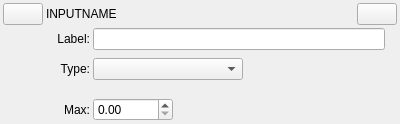
<?xml version="1.0" encoding="UTF-8"?>
<ui version="4.0">
 <class>JSONGUIInputAudioFFT</class>
 <widget class="QWidget" name="JSONGUIInputAudioFFT">
  <property name="geometry">
   <rect>
    <x>0</x>
    <y>0</y>
    <width>400</width>
    <height>124</height>
   </rect>
  </property>
  <property name="windowTitle">
   <string>Form</string>
  </property>
  <layout class="QVBoxLayout" name="verticalLayout">
   <property name="spacing">
    <number>3</number>
   </property>
   <property name="leftMargin">
    <number>3</number>
   </property>
   <property name="topMargin">
    <number>3</number>
   </property>
   <property name="rightMargin">
    <number>3</number>
   </property>
   <property name="bottomMargin">
    <number>3</number>
   </property>
   <item>
    <layout class="QGridLayout" name="gridLayout">
     <item row="0" column="0">
      <widget class="QPushButton" name="pushButton">
       <property name="sizePolicy">
        <sizepolicy hsizetype="Fixed" vsizetype="Fixed">
         <horstretch>0</horstretch>
         <verstretch>0</verstretch>
        </sizepolicy>
       </property>
       <property name="text">
        <string/>
       </property>
      </widget>
     </item>
     <item row="0" column="1">
      <widget class="QLabel" name="label">
       <property name="text">
        <string>INPUTNAME</string>
       </property>
       <property name="alignment">
        <set>Qt::AlignLeading|Qt::AlignLeft|Qt::AlignVCenter</set>
       </property>
      </widget>
     </item>
     <item row="0" column="2">
      <widget class="QPushButton" name="pushButton_2">
       <property name="sizePolicy">
        <sizepolicy hsizetype="Fixed" vsizetype="Fixed">
         <horstretch>0</horstretch>
         <verstretch>0</verstretch>
        </sizepolicy>
       </property>
       <property name="text">
        <string/>
       </property>
      </widget>
     </item>
    </layout>
   </item>
   <item>
    <layout class="QFormLayout" name="formLayout">
     <property name="fieldGrowthPolicy">
      <enum>QFormLayout::ExpandingFieldsGrow</enum>
     </property>
     <property name="verticalSpacing">
      <number>8</number>
     </property>
     <property name="leftMargin">
      <number>12</number>
     </property>
     <property name="rightMargin">
      <number>12</number>
     </property>
     <item row="0" column="0">
      <widget class="QLabel" name="label_2">
       <property name="minimumSize">
        <size>
         <width>75</width>
         <height>0</height>
        </size>
       </property>
       <property name="text">
        <string>Label:</string>
       </property>
       <property name="alignment">
        <set>Qt::AlignRight|Qt::AlignTrailing|Qt::AlignVCenter</set>
       </property>
      </widget>
     </item>
     <item row="0" column="1">
      <widget class="QLineEdit" name="lineEdit"/>
     </item>
     <item row="1" column="0">
      <widget class="QLabel" name="label_3">
       <property name="minimumSize">
        <size>
         <width>75</width>
         <height>0</height>
        </size>
       </property>
       <property name="text">
        <string>Type:</string>
       </property>
       <property name="alignment">
        <set>Qt::AlignRight|Qt::AlignTrailing|Qt::AlignVCenter</set>
       </property>
      </widget>
     </item>
     <item row="1" column="1">
      <widget class="QComboBox" name="comboBox">
       <property name="sizePolicy">
        <sizepolicy hsizetype="Fixed" vsizetype="Fixed">
         <horstretch>0</horstretch>
         <verstretch>0</verstretch>
        </sizepolicy>
       </property>
       <property name="minimumSize">
        <size>
         <width>150</width>
         <height>0</height>
        </size>
       </property>
      </widget>
     </item>
    </layout>
   </item>
   <item>
    <layout class="QGridLayout" name="gridLayout_2">
     <property name="leftMargin">
      <number>12</number>
     </property>
     <property name="rightMargin">
      <number>12</number>
     </property>
     <item row="0" column="0">
      <widget class="QLabel" name="label_4">
       <property name="sizePolicy">
        <sizepolicy hsizetype="Fixed" vsizetype="Preferred">
         <horstretch>0</horstretch>
         <verstretch>0</verstretch>
        </sizepolicy>
       </property>
       <property name="minimumSize">
        <size>
         <width>75</width>
         <height>0</height>
        </size>
       </property>
       <property name="text">
        <string>Max:</string>
       </property>
       <property name="alignment">
        <set>Qt::AlignRight|Qt::AlignTrailing|Qt::AlignVCenter</set>
       </property>
      </widget>
     </item>
     <item row="0" column="1">
      <widget class="QDoubleSpinBox" name="doubleSpinBox">
       <property name="sizePolicy">
        <sizepolicy hsizetype="Fixed" vsizetype="Fixed">
         <horstretch>0</horstretch>
         <verstretch>0</verstretch>
        </sizepolicy>
       </property>
       <property name="minimumSize">
        <size>
         <width>80</width>
         <height>0</height>
        </size>
       </property>
      </widget>
     </item>
     <item row="0" column="2">
      <spacer name="horizontalSpacer">
       <property name="orientation">
        <enum>Qt::Horizontal</enum>
       </property>
       <property name="sizeHint" stdset="0">
        <size>
         <width>40</width>
         <height>20</height>
        </size>
       </property>
      </spacer>
     </item>
    </layout>
   </item>
  </layout>
 </widget>
 <resources/>
 <connections/>
</ui>
